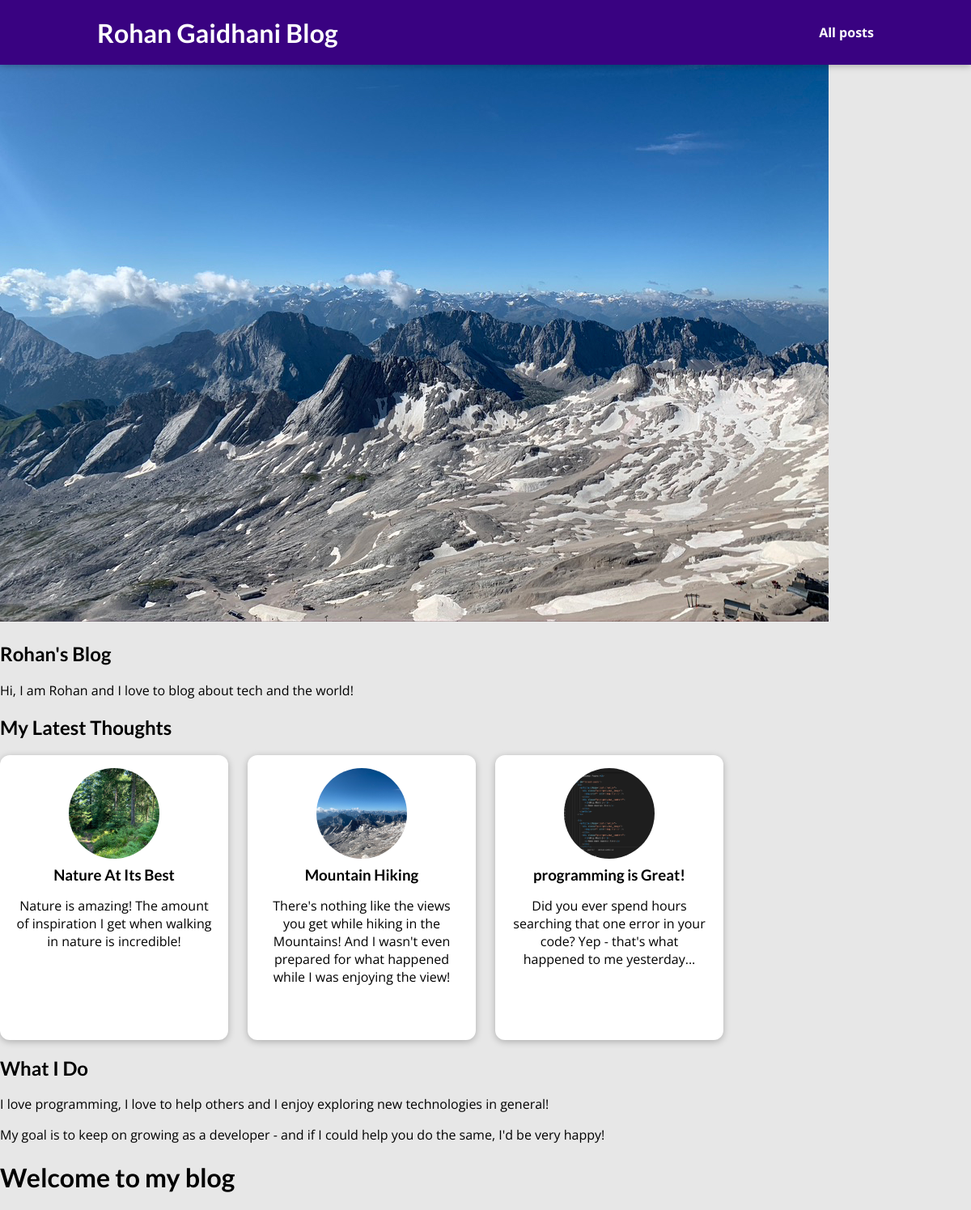
Screenshot of /blog/ with the database file from the repository.
### blog/models.py (models this page shows, shortened)
class Post(models.Model):  # Capitalized
    title = models.CharField(max_length=150)
    excerpt = models.CharField(max_length=200)
    image_name = models.CharField(max_length=100)
    date = models.DateField(auto_now_add=True)  # Changed to auto_now_add
    slug = models.SlugField(unique=True, db_index=True)
    content = models.TextField(validators=[MinLengthValidator(10)])
    author = models.ForeignKey(
        Author,
        on_delete=models.SET_NULL,
        related_name="posts",
        null=True,
        blank=True
    )
    tags = models.ManyToManyField(Tag, blank=True)  # Added relationship
    class Meta:
        ordering = ['-date']  # Default ordering by date descending

### blog/views.py (the view)
# urls.py: path("", views.starting_page, name="starting-page"),
def starting_page(request):
    latest_posts = Post.objects.all().order_by("-date")[:3]
    return render(request, "blog/index.html", {
        "posts": latest_posts
    })

### blog/templates/blog/index.html (shortened to what this page needs)
{% extends "base.html" %}
{% load static %}
{% block css_files %}
    <link rel="stylesheet" href="{% static 'blog/post.css' %}"/>
    <link rel="stylesheet" href="{% static 'blog/all-posts.css' %}"/>
{% endblock %}
{% block content %}
    <section id="Welcome">
        <header>
            <img src="{% static 'blog/images/mountains.jpg' %}" alt="Rohan Gaidhani - Author of this Blog">
            <h2>Rohan's Blog</h2>
        </header>
        <p>Hi, I am Rohan and I love to blog about tech and the world!</p>
    </section>
    <section id="latest-posts">
        <h2>My Latest Thoughts</h2>
        <ul>
            {% for post in posts %}
            {% include 'blog/includes/post.html' %}
            {% endfor %}
        </ul>
    </section>
    <section id="about">
        <h2>What I Do</h2>
        <p>
            I love programming, I love to help others and I enjoy exploring new technologies in general!
        </p>
        <p>
            My goal is to keep on growing as a developer - and if I could help you do the same, I'd be very happy!
        </p>
    </section>
    <h1>Welcome to my blog</h1>
{% endblock %}

### blog/templates/blog/includes/post.html (shortened to what this page needs)
<!--{% load static %}
<li>
    <article class="post">
        <a href="{% url "post-detail-page" "the-mountains" %}">
            <img src="{% static "blog/images/"|add:post.image_name %}" alt="{{post.title}}"/>
            <div class="post__content">
                <h3>{{post.title}}</h3>
                <p>
                    {{post.excerpt}}
                </p>
            </div>
        </a>
    </article>
</li> -->
{% load static %}
<li>
    <article class="post">
        <a href="{% url 'post-detail-page' post.slug %}">
            <img src="{% static "blog/images/"|add:post.image_name %}" alt="{{ post.title }}"/>
            <div class="post__content">
                <h3>{{ post.title }}</h3>
                <p>
                    {{ post.excerpt }}
                </p>
            </div>
        </a>
    </article>
</li>

### static/app.css (style rules this page uses)
* { box-sizing: border-box; }
html { font-family: 'Open Sans', 'Lato', sans-serif; }
body { margin: 0; }
h1, h2, h3 { font-family: 'Lato', sans-serif; font-weight: bold; }

### blog/static/blog/post.css (style rules this page uses)
.post { display: flex; flex-direction: column; align-items: center; text-align: center; }
.post a { text-decoration: none; color: black; transition: all 0.2s ease; padding: 1rem; }
.post img { width: 5rem; height: 5rem; object-fit: cover; border-radius: 50%; }
.post h3 { margin: 0.25rem 0; }

### blog/static/blog/all-posts.css (style rules this page uses)
body { background-color: #e7e7e7; }
ul { list-style: none; margin: 0; padding: 0; display: grid; grid-template-columns: repeat(auto-fill, minmax(17rem, 1fr)); gap: 1.5rem; }
.post img { width: 7rem; height: 7rem; }
.post a { height: 22rem; transform-origin: center; box-shadow: 0 2px 8px rgba(0, 0, 0, 0.25); border-radius: 12px; background-color: white; }

### rows the page displays
Post: image_name (picture), title "Nature At Its Best", excerpt "Nature is amazing! The amount of inspiration I get when walking in nature is incredible!"
Post: image_name (picture), title "Mountain Hiking", excerpt "There's nothing like the views you get while hiking in the Mountains! And I wasn't even prepared for what happened while I was enjoying the view!"
Post: image_name (picture), title "programming is Great!", excerpt "Did you ever spend hours searching that one error in your code? Yep - that's what happened to me yesterday..."
